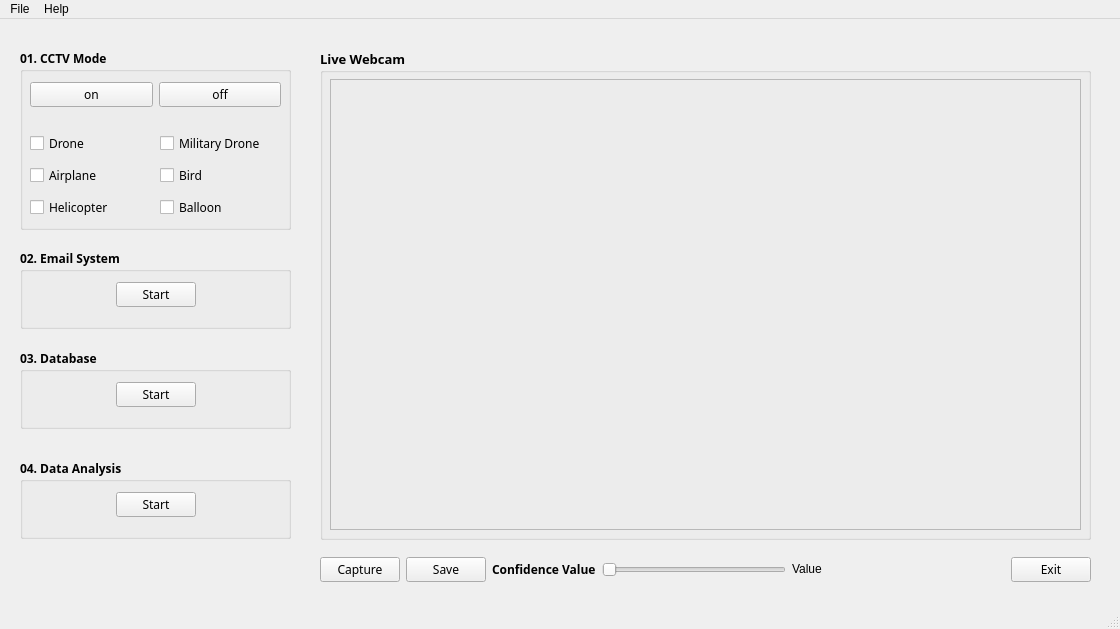
<?xml version="1.0" encoding="UTF-8"?>
<ui version="4.0">
 <class>MainWindow</class>
 <widget class="QMainWindow" name="MainWindow">
  <property name="geometry">
   <rect>
    <x>0</x>
    <y>0</y>
    <width>1120</width>
    <height>629</height>
   </rect>
  </property>
  <property name="windowTitle">
   <string>MainWindow</string>
  </property>
  <widget class="QWidget" name="centralwidget">
   <widget class="QGroupBox" name="box_cctv">
    <property name="geometry">
     <rect>
      <x>20</x>
      <y>30</y>
      <width>271</width>
      <height>181</height>
     </rect>
    </property>
    <property name="font">
     <font>
      <family>Yu Gothic UI Semibold</family>
      <weight>75</weight>
      <bold>true</bold>
     </font>
    </property>
    <property name="title">
     <string>01. CCTV Mode</string>
    </property>
    <widget class="QWidget" name="horizontalLayoutWidget">
     <property name="geometry">
      <rect>
       <x>10</x>
       <y>20</y>
       <width>251</width>
       <height>51</height>
      </rect>
     </property>
     <layout class="QHBoxLayout" name="horizontalLayout_cctv">
      <item>
       <widget class="QPushButton" name="pushButton_cctv_on">
        <property name="font">
         <font>
          <family>Yu Gothic UI Semilight</family>
          <weight>50</weight>
          <bold>false</bold>
         </font>
        </property>
        <property name="mouseTracking">
         <bool>false</bool>
        </property>
        <property name="text">
         <string>on</string>
        </property>
        <property name="autoDefault">
         <bool>false</bool>
        </property>
        <property name="default">
         <bool>false</bool>
        </property>
       </widget>
      </item>
      <item>
       <widget class="QPushButton" name="pushButton_cctv_off">
        <property name="font">
         <font>
          <family>Yu Gothic UI Semilight</family>
          <weight>50</weight>
          <bold>false</bold>
         </font>
        </property>
        <property name="text">
         <string>off</string>
        </property>
       </widget>
      </item>
     </layout>
    </widget>
    <widget class="QWidget" name="verticalLayoutWidget">
     <property name="geometry">
      <rect>
       <x>10</x>
       <y>80</y>
       <width>121</width>
       <height>94</height>
      </rect>
     </property>
     <layout class="QVBoxLayout" name="verticalLayout_drone">
      <item>
       <widget class="QCheckBox" name="checkBox_drone">
        <property name="font">
         <font>
          <family>Yu Gothic UI Semilight</family>
          <weight>50</weight>
          <bold>false</bold>
         </font>
        </property>
        <property name="text">
         <string>Drone</string>
        </property>
       </widget>
      </item>
      <item>
       <widget class="QCheckBox" name="checkBox_airplane">
        <property name="font">
         <font>
          <family>Yu Gothic UI Semilight</family>
          <weight>50</weight>
          <bold>false</bold>
         </font>
        </property>
        <property name="text">
         <string>Airplane</string>
        </property>
       </widget>
      </item>
      <item>
       <widget class="QCheckBox" name="checkBox_helicopter">
        <property name="font">
         <font>
          <family>Yu Gothic UI Semilight</family>
          <weight>50</weight>
          <bold>false</bold>
         </font>
        </property>
        <property name="text">
         <string>Helicopter</string>
        </property>
       </widget>
      </item>
     </layout>
    </widget>
    <widget class="QWidget" name="verticalLayoutWidget_2">
     <property name="geometry">
      <rect>
       <x>140</x>
       <y>80</y>
       <width>121</width>
       <height>94</height>
      </rect>
     </property>
     <layout class="QVBoxLayout" name="verticalLayout_military">
      <item>
       <widget class="QCheckBox" name="checkBox_military">
        <property name="font">
         <font>
          <family>Yu Gothic UI Semilight</family>
          <weight>50</weight>
          <bold>false</bold>
         </font>
        </property>
        <property name="text">
         <string>Military Drone</string>
        </property>
       </widget>
      </item>
      <item>
       <widget class="QCheckBox" name="checkBox_bird">
        <property name="font">
         <font>
          <family>Yu Gothic UI Semilight</family>
          <weight>50</weight>
          <bold>false</bold>
         </font>
        </property>
        <property name="text">
         <string>Bird</string>
        </property>
       </widget>
      </item>
      <item>
       <widget class="QCheckBox" name="checkBox_balloon">
        <property name="font">
         <font>
          <family>Yu Gothic UI Semilight</family>
          <weight>50</weight>
          <bold>false</bold>
         </font>
        </property>
        <property name="text">
         <string>Balloon</string>
        </property>
       </widget>
      </item>
     </layout>
    </widget>
   </widget>
   <widget class="QGroupBox" name="box_webcam">
    <property name="geometry">
     <rect>
      <x>320</x>
      <y>30</y>
      <width>771</width>
      <height>491</height>
     </rect>
    </property>
    <property name="font">
     <font>
      <family>Yu Gothic UI Semibold</family>
      <pointsize>10</pointsize>
      <weight>75</weight>
      <bold>true</bold>
     </font>
    </property>
    <property name="title">
     <string>Live Webcam</string>
    </property>
    <widget class="QFrame" name="frame">
     <property name="geometry">
      <rect>
       <x>10</x>
       <y>30</y>
       <width>751</width>
       <height>451</height>
      </rect>
     </property>
     <property name="frameShape">
      <enum>QFrame::StyledPanel</enum>
     </property>
     <property name="frameShadow">
      <enum>QFrame::Raised</enum>
     </property>
    </widget>
   </widget>
   <widget class="QGroupBox" name="box_email">
    <property name="geometry">
     <rect>
      <x>20</x>
      <y>230</y>
      <width>271</width>
      <height>80</height>
     </rect>
    </property>
    <property name="font">
     <font>
      <family>Yu Gothic UI Semibold</family>
      <weight>75</weight>
      <bold>true</bold>
     </font>
    </property>
    <property name="title">
     <string>02. Email System</string>
    </property>
    <widget class="QWidget" name="horizontalLayoutWidget_3">
     <property name="geometry">
      <rect>
       <x>10</x>
       <y>20</y>
       <width>251</width>
       <height>51</height>
      </rect>
     </property>
     <layout class="QHBoxLayout" name="horizontalLayout_email">
      <item>
       <spacer name="horizontalSpacer">
        <property name="orientation">
         <enum>Qt::Horizontal</enum>
        </property>
        <property name="sizeHint" stdset="0">
         <size>
          <width>40</width>
          <height>20</height>
         </size>
        </property>
       </spacer>
      </item>
      <item>
       <widget class="QPushButton" name="pushButton_email">
        <property name="font">
         <font>
          <family>Yu Gothic UI Semilight</family>
          <weight>50</weight>
          <bold>false</bold>
         </font>
        </property>
        <property name="text">
         <string>Start</string>
        </property>
       </widget>
      </item>
      <item>
       <spacer name="horizontalSpacer_2">
        <property name="orientation">
         <enum>Qt::Horizontal</enum>
        </property>
        <property name="sizeHint" stdset="0">
         <size>
          <width>40</width>
          <height>20</height>
         </size>
        </property>
       </spacer>
      </item>
     </layout>
    </widget>
   </widget>
   <widget class="QGroupBox" name="box_database">
    <property name="geometry">
     <rect>
      <x>20</x>
      <y>330</y>
      <width>271</width>
      <height>80</height>
     </rect>
    </property>
    <property name="font">
     <font>
      <family>Yu Gothic UI Semibold</family>
      <weight>75</weight>
      <bold>true</bold>
     </font>
    </property>
    <property name="title">
     <string>03. Database</string>
    </property>
    <widget class="QWidget" name="horizontalLayoutWidget_4">
     <property name="geometry">
      <rect>
       <x>10</x>
       <y>20</y>
       <width>251</width>
       <height>51</height>
      </rect>
     </property>
     <layout class="QHBoxLayout" name="horizontalLayout_database">
      <item>
       <spacer name="horizontalSpacer_4">
        <property name="orientation">
         <enum>Qt::Horizontal</enum>
        </property>
        <property name="sizeHint" stdset="0">
         <size>
          <width>40</width>
          <height>20</height>
         </size>
        </property>
       </spacer>
      </item>
      <item>
       <widget class="QPushButton" name="pushButton_database">
        <property name="font">
         <font>
          <family>Yu Gothic UI Semilight</family>
          <weight>50</weight>
          <bold>false</bold>
         </font>
        </property>
        <property name="text">
         <string>Start</string>
        </property>
       </widget>
      </item>
      <item>
       <spacer name="horizontalSpacer_3">
        <property name="orientation">
         <enum>Qt::Horizontal</enum>
        </property>
        <property name="sizeHint" stdset="0">
         <size>
          <width>40</width>
          <height>20</height>
         </size>
        </property>
       </spacer>
      </item>
     </layout>
    </widget>
   </widget>
   <widget class="QGroupBox" name="box_data">
    <property name="geometry">
     <rect>
      <x>20</x>
      <y>440</y>
      <width>271</width>
      <height>80</height>
     </rect>
    </property>
    <property name="font">
     <font>
      <family>Yu Gothic UI Semibold</family>
      <weight>75</weight>
      <bold>true</bold>
     </font>
    </property>
    <property name="title">
     <string>04. Data Analysis</string>
    </property>
    <widget class="QWidget" name="horizontalLayoutWidget_5">
     <property name="geometry">
      <rect>
       <x>10</x>
       <y>20</y>
       <width>251</width>
       <height>51</height>
      </rect>
     </property>
     <layout class="QHBoxLayout" name="horizontalLayout_data">
      <item>
       <spacer name="horizontalSpacer_6">
        <property name="orientation">
         <enum>Qt::Horizontal</enum>
        </property>
        <property name="sizeHint" stdset="0">
         <size>
          <width>40</width>
          <height>20</height>
         </size>
        </property>
       </spacer>
      </item>
      <item>
       <widget class="QPushButton" name="pushButton_data">
        <property name="font">
         <font>
          <family>Yu Gothic UI Semilight</family>
          <weight>50</weight>
          <bold>false</bold>
         </font>
        </property>
        <property name="text">
         <string>Start</string>
        </property>
       </widget>
      </item>
      <item>
       <spacer name="horizontalSpacer_5">
        <property name="orientation">
         <enum>Qt::Horizontal</enum>
        </property>
        <property name="sizeHint" stdset="0">
         <size>
          <width>40</width>
          <height>20</height>
         </size>
        </property>
       </spacer>
      </item>
     </layout>
    </widget>
   </widget>
   <widget class="QWidget" name="horizontalLayoutWidget_2">
    <property name="geometry">
     <rect>
      <x>320</x>
      <y>530</y>
      <width>771</width>
      <height>41</height>
     </rect>
    </property>
    <layout class="QHBoxLayout" name="horizontalLayout">
     <item>
      <widget class="QPushButton" name="pushButton_capture">
       <property name="font">
        <font>
         <family>Yu Gothic UI Semilight</family>
         <weight>50</weight>
         <bold>false</bold>
        </font>
       </property>
       <property name="text">
        <string>Capture</string>
       </property>
       <property name="icon">
        <iconset>
         <normaloff>pics/capture.png</normaloff>pics/capture.png</iconset>
       </property>
      </widget>
     </item>
     <item>
      <widget class="QPushButton" name="pushButton_save">
       <property name="font">
        <font>
         <family>Yu Gothic UI Semilight</family>
         <weight>50</weight>
         <bold>false</bold>
        </font>
       </property>
       <property name="text">
        <string>Save</string>
       </property>
       <property name="icon">
        <iconset>
         <normaloff>pics/save.png</normaloff>pics/save.png</iconset>
       </property>
      </widget>
     </item>
     <item>
      <widget class="QLabel" name="label">
       <property name="font">
        <font>
         <family>Yu Gothic UI Semibold</family>
         <weight>75</weight>
         <bold>true</bold>
        </font>
       </property>
       <property name="text">
        <string>Confidence Value</string>
       </property>
      </widget>
     </item>
     <item>
      <widget class="QSlider" name="horizontalSlider">
       <property name="orientation">
        <enum>Qt::Horizontal</enum>
       </property>
      </widget>
     </item>
     <item>
      <widget class="QLabel" name="label_thres_value">
       <property name="font">
        <font>
         <family>Yu Gothic UI</family>
        </font>
       </property>
       <property name="text">
        <string>&lt;html&gt;&lt;head/&gt;&lt;body&gt;&lt;p&gt;Value&lt;/p&gt;&lt;/body&gt;&lt;/html&gt;</string>
       </property>
      </widget>
     </item>
     <item>
      <spacer name="horizontalSpacer_7">
       <property name="orientation">
        <enum>Qt::Horizontal</enum>
       </property>
       <property name="sizeHint" stdset="0">
        <size>
         <width>40</width>
         <height>20</height>
        </size>
       </property>
      </spacer>
     </item>
     <item>
      <widget class="QPushButton" name="pushButton_exit">
       <property name="font">
        <font>
         <family>Yu Gothic UI Semilight</family>
         <weight>50</weight>
         <bold>false</bold>
        </font>
       </property>
       <property name="text">
        <string>Exit</string>
       </property>
       <property name="icon">
        <iconset>
         <normaloff>pics/exit.png</normaloff>pics/exit.png</iconset>
       </property>
      </widget>
     </item>
    </layout>
   </widget>
  </widget>
  <widget class="QStatusBar" name="statusbar"/>
  <widget class="QMenuBar" name="menubar">
   <property name="geometry">
    <rect>
     <x>0</x>
     <y>0</y>
     <width>1120</width>
     <height>26</height>
    </rect>
   </property>
   <widget class="QMenu" name="menuFile">
    <property name="title">
     <string>File</string>
    </property>
    <addaction name="actionOpen"/>
    <addaction name="actionSave"/>
    <addaction name="actionPrint"/>
    <addaction name="actionExit"/>
   </widget>
   <widget class="QMenu" name="menuHelp">
    <property name="title">
     <string>Help</string>
    </property>
   </widget>
   <addaction name="menuFile"/>
   <addaction name="menuHelp"/>
  </widget>
  <action name="actionExit">
   <property name="checkable">
    <bool>false</bool>
   </property>
   <property name="icon">
    <iconset>
     <normaloff>pics/exit.png</normaloff>pics/exit.png</iconset>
   </property>
   <property name="text">
    <string>Exit</string>
   </property>
   <property name="shortcut">
    <string>Ctrl+Q</string>
   </property>
  </action>
  <action name="actionOpen">
   <property name="icon">
    <iconset>
     <normaloff>pics/edit.png</normaloff>pics/edit.png</iconset>
   </property>
   <property name="text">
    <string>Open</string>
   </property>
   <property name="shortcut">
    <string>Ctrl+O</string>
   </property>
  </action>
  <action name="actionSave">
   <property name="icon">
    <iconset>
     <normaloff>pics/save.png</normaloff>pics/save.png</iconset>
   </property>
   <property name="text">
    <string>Save</string>
   </property>
   <property name="shortcut">
    <string>Ctrl+S</string>
   </property>
  </action>
  <action name="actionPrint">
   <property name="icon">
    <iconset>
     <normaloff>pics/print.png</normaloff>pics/print.png</iconset>
   </property>
   <property name="text">
    <string>Print</string>
   </property>
   <property name="shortcut">
    <string>Ctrl+P</string>
   </property>
  </action>
 </widget>
 <tabstops>
  <tabstop>pushButton_cctv_on</tabstop>
  <tabstop>pushButton_cctv_off</tabstop>
  <tabstop>checkBox_drone</tabstop>
  <tabstop>checkBox_airplane</tabstop>
  <tabstop>checkBox_helicopter</tabstop>
  <tabstop>checkBox_military</tabstop>
  <tabstop>checkBox_bird</tabstop>
  <tabstop>checkBox_balloon</tabstop>
  <tabstop>pushButton_email</tabstop>
  <tabstop>pushButton_database</tabstop>
  <tabstop>pushButton_data</tabstop>
  <tabstop>pushButton_capture</tabstop>
  <tabstop>pushButton_save</tabstop>
  <tabstop>horizontalSlider</tabstop>
  <tabstop>pushButton_exit</tabstop>
 </tabstops>
 <resources/>
 <connections>
  <connection>
   <sender>horizontalSlider</sender>
   <signal>valueChanged(int)</signal>
   <receiver>label_thres_value</receiver>
   <slot>setNum(int)</slot>
   <hints>
    <hint type="sourcelabel">
     <x>667</x>
     <y>581</y>
    </hint>
    <hint type="destinationlabel">
     <x>818</x>
     <y>592</y>
    </hint>
   </hints>
  </connection>
  <connection>
   <sender>pushButton_exit</sender>
   <signal>clicked()</signal>
   <receiver>MainWindow</receiver>
   <slot>close()</slot>
   <hints>
    <hint type="sourcelabel">
     <x>1028</x>
     <y>568</y>
    </hint>
    <hint type="destinationlabel">
     <x>763</x>
     <y>-9</y>
    </hint>
   </hints>
  </connection>
  <connection>
   <sender>actionExit</sender>
   <signal>triggered()</signal>
   <receiver>MainWindow</receiver>
   <slot>close()</slot>
   <hints>
    <hint type="sourcelabel">
     <x>19</x>
     <y>15</y>
    </hint>
    <hint type="destinationlabel">
     <x>919</x>
     <y>-13</y>
    </hint>
   </hints>
  </connection>
 </connections>
</ui>
